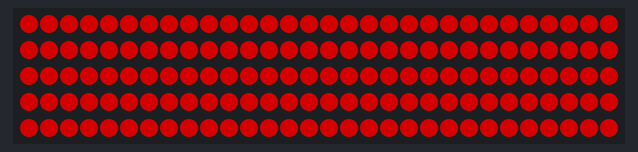
The sketch below on a simulated Arduino Uno, built with avr-gcc and run on an emulated ATmega328P. On the bench: 150 RGB LEDs in strip order, left to right, continuing on the next row. Dim RGB values are drawn brighter than linear.

Above: at 0.1 s.

The sketch:

TESTING5.ino
```cpp
#include <Adafruit_NeoPixel.h>

#define PIN 4


// Create an instance of the Adafruit_NeoPixel class called "leds".
// That'll be what we refer to from here on...
Adafruit_NeoPixel leds = Adafruit_NeoPixel(150, PIN, NEO_GRB + NEO_KHZ800);
void setup() {
  // put your setup code here, to run once:
leds.begin();
}

void loop() {
  // put your main code here, to run repeatedly:
for (int i=0; i<150; i++)
  {
    leds.setPixelColor(i, 0x800000);
  }
  leds.show();
}
```
